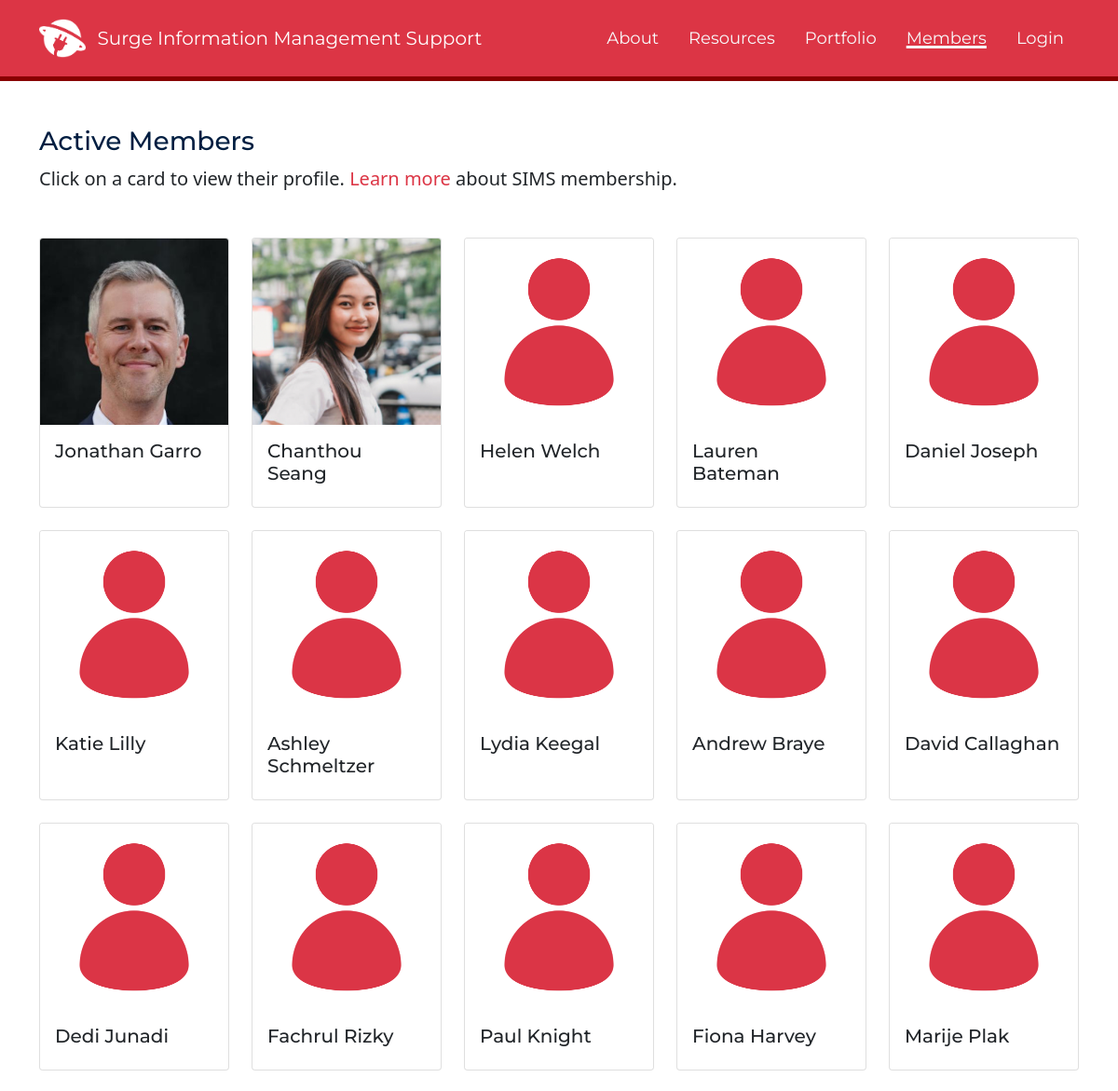
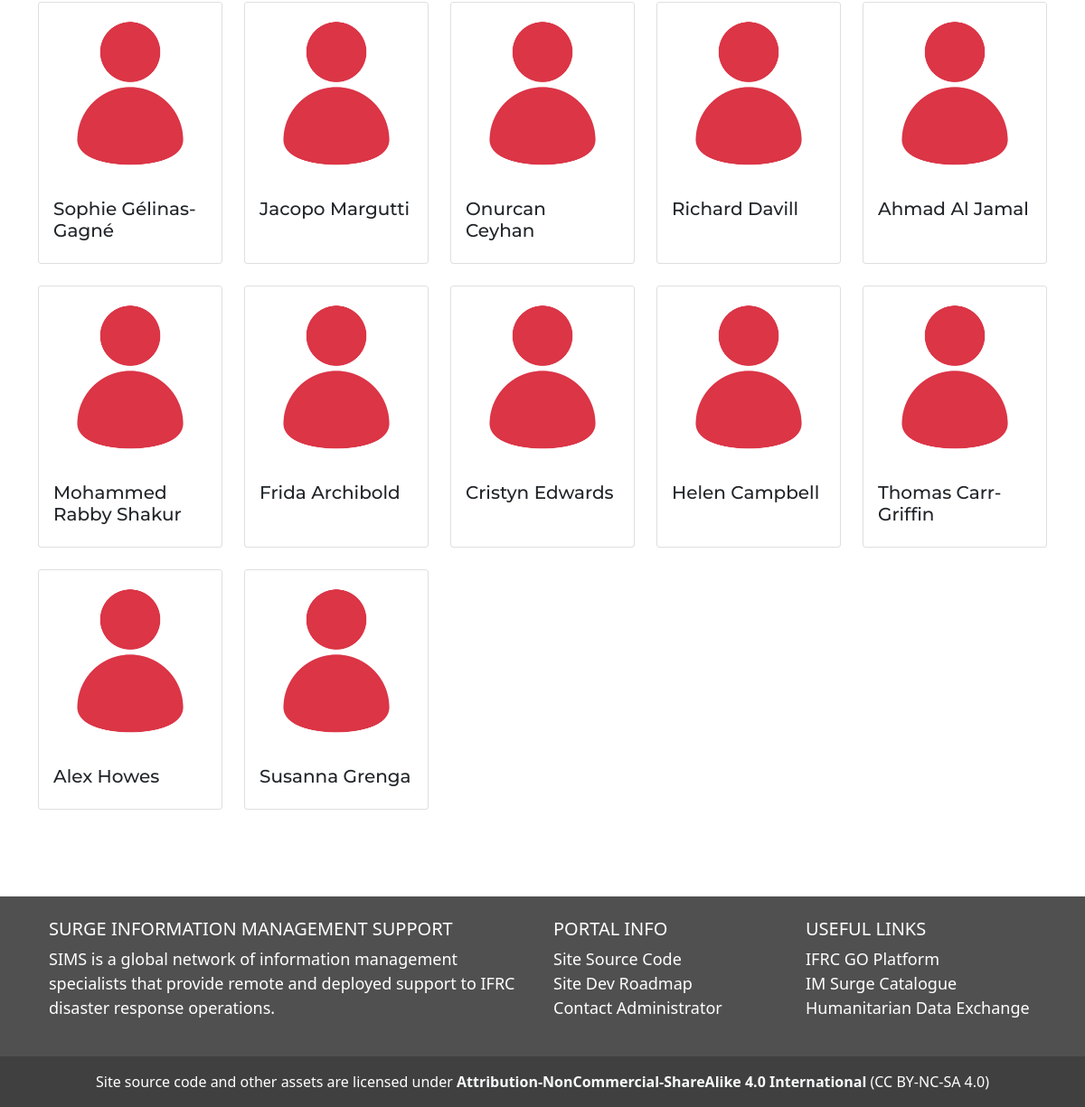
/members, run on the app's committed database (2 pictures, top to bottom).
### SIMS_Portal/models.py (models this page shows, shortened)
class User(db.Model, UserMixin):
	__tablename__ = 'user'
	id = db.Column(db.Integer, primary_key=True)
	firstname = db.Column(db.String(40), nullable=False)
	lastname = db.Column(db.String(40), nullable=False)
	status = db.Column(db.String(20), default='Pending')
	birthday = db.Column(db.Date)
	email = db.Column(db.String(120), unique=True, nullable=False)
	password = db.Column(db.String(60), nullable=False)
	molnix_id = db.Column(db.Integer)
	job_title = db.Column(db.String(120))
	unit = db.Column(db.String(120))
	bio = db.Column(db.Text)
	is_admin = db.Column(db.Boolean, default=False)
	roles = db.Column(db.String(1000))
	languages = db.Column(db.String(1000))
	image_file = db.Column(db.String(20), nullable=False, default='default.png')
	twitter = db.Column(db.String(120))
	slack_id = db.Column(db.String(120))
	github = db.Column(db.String(120))
	linked_in = db.Column(db.String(120))
	messaging_number_country_code = db.Column(db.Integer)
	messaging_number = db.Column(db.Integer)
	ns_id = db.Column(db.Integer, db.ForeignKey('nationalsociety.ns_go_id'))
	assignments = db.relationship('Assignment', backref='assigned_member')
	products = db.relationship('Portfolio', backref='creator', lazy=True)
	skills = db.relationship('Skill', secondary='user_skill', backref='members_with_skill')
	languages = db.relationship('Language', secondary='user_language', backref='members_with_language')
	badges = db.relationship('Badge', secondary='user_badge', backref='members_with_badge')
	working_groups = db.relationship('WorkingGroup', secondary='user_workinggroup', backref='members_with_workinggroup')
	created_at = db.Column(db.DateTime, server_default=func.now())
	updated_at = db.Column(db.DateTime, onupdate=func.now())
	fullname = column_property(firstname + " " + lastname)
	@hybrid_property
	def fullname(self):
		return self.firstname + " " + self.lastname

### SIMS_Portal/users/routes.py (the view)
@users.route('/members')
def members():
	members = db.engine.execute("SELECT user.id AS user_id, user.ns_id AS user_ns_id, user.firstname, user.lastname, nationalsociety.ns_go_id, user.image_file, user.job_title, nationalsociety.ns_name FROM user LEFT OUTER JOIN nationalsociety ON nationalsociety.ns_go_id = user.ns_id WHERE status = 'Active'")
	return render_template('members.html', members=members)

### SIMS_Portal/templates/members.html (shortened to what this page needs)
{% extends "layout.html" %}
{% block content %}
<div class="container mb-5">
	<h3 class="mt-5 Montserrat" id='sims-blue'>Active Members</h3>
	<p class="lead">Click on a card to view their profile. <a href="/register" class="text-danger">Learn more</a> about SIMS membership.</p>
	<div class="row row-cols-xxl-6 row-cols-lg-5 row-cols-md-4 row-cols-sm-2 row-cols-2 g-4 mt-4">
		{% for member in members %}
			  <div class="col d-flex align-items-stretch">
				  <a href='/profile/view/{{member.user_id}}' class='text-dark'>
				<div class="card portfolio-card" >
				  <img src="/static/assets/img/avatars/{{member.image_file}}" class="card-img-top">
				  <div class="card-body d-flex flex-column">
					<h5 class="card-title mt-auto mb-2 Montserrat">{{member.firstname}} {{member.lastname}}</h5>
				  </div>
					</a>
				</div>
			  </div>
		{% endfor %}
{% endblock content %}

### SIMS_Portal/static/css/main.css (style rules this page uses)
a { text-decoration: none; color: #df4759 }
a:link { text-decoration: none; color: #df4759 }
body { position: relative; }
p { font-size: 18px; font: Verdana; }
#sims-blue { color: #011E41 }
.card { width: 100%; }
.card-img-top { width: 100%; height: 15vw; min-height: 200px; object-fit: cover; }
.Montserrat { font-family: 'Montserrat'; }

### data on the page
User: image_file (picture), firstname "Jonathan", lastname "Garro"
User: image_file (picture), firstname "Chanthou", lastname "Seang"
User: image_file (placeholder picture), firstname "Helen", lastname "Welch"
User: image_file (placeholder picture), firstname "Lauren", lastname "Bateman"
User: image_file (placeholder picture), firstname "Daniel", lastname "Joseph"
User: image_file (placeholder picture), firstname "Katie", lastname "Lilly"
User: image_file (placeholder picture), firstname "Ashley", lastname "Schmeltzer"
User: image_file (placeholder picture), firstname "Lydia", lastname "Keegal"
User: image_file (placeholder picture), firstname "Andrew", lastname "Braye"
User: image_file (placeholder picture), firstname "David", lastname "Callaghan"
User: image_file (placeholder picture), firstname "Dedi", lastname "Junadi"
User: image_file (placeholder picture), firstname "Fachrul", lastname "Rizky"
User: image_file (placeholder picture), firstname "Paul", lastname "Knight"
User: image_file (placeholder picture), firstname "Fiona", lastname "Harvey"
User: image_file (placeholder picture), firstname "Marije", lastname "Plak"
User: image_file (placeholder picture), firstname "Sophie", lastname "Gélinas-Gagné"
User: image_file (placeholder picture), firstname "Jacopo", lastname "Margutti"
User: image_file (placeholder picture), firstname "Onurcan", lastname "Ceyhan"
User: image_file (placeholder picture), firstname "Richard", lastname "Davill"
User: image_file (placeholder picture), firstname "Ahmad", lastname "Al Jamal"
User: image_file (placeholder picture), firstname "Mohammed", lastname "Rabby Shakur"
User: image_file (placeholder picture), firstname "Frida", lastname "Archibold"
User: image_file (placeholder picture), firstname "Cristyn", lastname "Edwards"
User: image_file (placeholder picture), firstname "Helen", lastname "Campbell"
User: image_file (placeholder picture), firstname "Thomas", lastname "Carr-Griffin"
User: image_file (placeholder picture), firstname "Alex", lastname "Howes"
User: image_file (placeholder picture), firstname "Susanna", lastname "Grenga"
